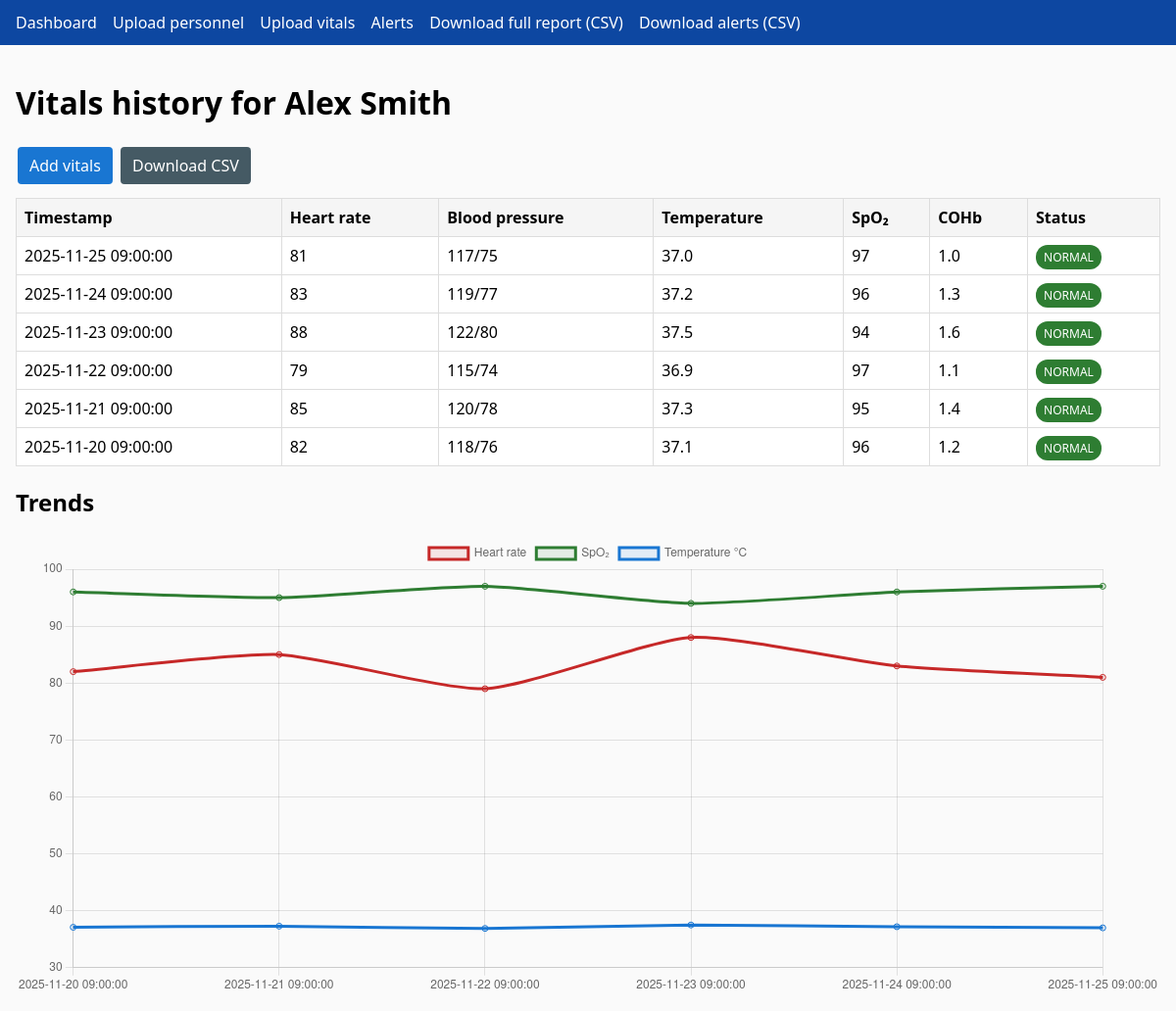
Screenshot of /view_vitals/1 with the database file from the repository.
### app.py (models this page shows)
class Personnel(db.Model):
    id = db.Column(db.Integer, primary_key=True)
    name = db.Column(db.String(120), index=True)
    role = db.Column(db.String(120))
    dob = db.Column(db.Date, nullable=True)
    agency = db.Column(db.String(120))
    vitals = db.relationship("Vitals", backref="personnel", lazy=True)

class Vitals(db.Model):
    id = db.Column(db.Integer, primary_key=True)
    personnel_id = db.Column(db.Integer, db.ForeignKey("personnel.id"))
    timestamp = db.Column(db.DateTime, default=db.func.current_timestamp())
    heart_rate = db.Column(db.Integer, nullable=True)
    blood_pressure = db.Column(db.String(20), nullable=True)
    temperature = db.Column(db.Float, nullable=True)
    spo2 = db.Column(db.Integer, nullable=True)
    carboxyhemoglobin = db.Column(db.Float, nullable=True)

### app.py (the view)
@app.route("/view_vitals/<int:person_id>")
def view_vitals(person_id):
    person = Personnel.query.get_or_404(person_id)
    vitals = Vitals.query.filter_by(personnel_id=person.id).order_by(Vitals.timestamp.desc()).all()
    return render_template("view_vitals.html", person=person, vitals=vitals, evaluate_status=evaluate_status)

### templates/view_vitals.html (shortened to what this page needs)
{% extends "base.html" %}
{% block content %}
<h1>Vitals history for {{ person.name }}</h1>
<a class="btn" href="{{ url_for('add_vitals', person_id=person.id) }}">Add vitals</a>
<a class="btn secondary" href="{{ url_for('download_person_report', person_id=person.id) }}">
  Download CSV
</a>
<table>
  <thead>
    <tr>
      <th>Timestamp</th>
      <th>Heart rate</th>
      <th>Blood pressure</th>
      <th>Temperature</th>
      <th>SpO₂</th>
      <th>COHb</th>
      <th>Status</th>
    </tr>
  </thead>
  <tbody>
    {% for v in vitals %}
      {% set status, messages = evaluate_status(v) %}
      <tr>
        <td>{{ v.timestamp }}</td>
        <td>{{ v.heart_rate or "—" }}</td>
        <td>{{ v.blood_pressure or "—" }}</td>
        <td>{{ v.temperature or "—" }}</td>
        <td>{{ v.spo2 or "—" }}</td>
        <td>{{ v.carboxyhemoglobin or "—" }}</td>
        <td><span class="badge {{ status }}">{{ status|upper }}</span></td>
      </tr>
    {% endfor %}
  </tbody>
</table>
{% if vitals|length > 1 %}
  <h2>Trends</h2>
  <canvas id="trendChart" height="120"></canvas>
{% endif %}
{% endblock %}
{% block scripts %}
{% if vitals|length > 1 %}
<script>
  const labels = [{% for v in vitals|reverse %}"{{ v.timestamp }}",{% endfor %}];
  const hr = [{% for v in vitals|reverse %}{{ v.heart_rate or 'null' }},{% endfor %}];
  const spo2 = [{% for v in vitals|reverse %}{{ v.spo2 or 'null' }},{% endfor %}];
  const temp = [{% for v in vitals|reverse %}{{ v.temperature or 'null' }},{% endfor %}];
  const ctx = document.getElementById('trendChart');
  new Chart(ctx, {
    type: 'line',
    data: {
      labels: labels,
      datasets: [
        { label: 'Heart rate', data: hr, borderColor: '#c62828', backgroundColor: 'rgba(198,40,40,0.1)', tension: 0.2 },
        { label: 'SpO₂', data: spo2, borderColor: '#2e7d32', backgroundColor: 'rgba(46,125,50,0.1)', tension: 0.2 },
        { label: 'Temperature °C', data: temp, borderColor: '#1976d2', backgroundColor: 'rgba(25,118,210,0.1)', tension: 0.2 }
      ]
    },
    options: {
      responsive: true,
      scales: { y: { beginAtZero: false } }
    }
  });
</script>
{% endif %}
{% endblock %}

### templates/base.html (style rules this page uses)
body { font-family: system-ui, -apple-system, Segoe UI, Roboto, Arial, sans-serif; margin: 0; background: #fafafa; }
.btn { display: inline-block; background: #1976d2; color: #fff; padding: 8px 12px; text-decoration: none; border-radius: 4px; margin: 2px; }
.btn.secondary { background: #455a64; }
.badge { padding: 4px 8px; border-radius: 12px; color: #fff; font-size: 12px; }
.badge.normal { background: #2e7d32; }
table { width: 100%; border-collapse: collapse; margin-top: 12px; background: #fff; }
th, td { border: 1px solid #ddd; padding: 8px; text-align: left; }
th { background: #f5f5f5; }

### rows the page displays
Personnel: name "Alex Smith"
Vitals: timestamp "2025-11-25 09:00:00", heart_rate "81", blood_pressure "117/75", temperature "37.0", spo2 "97", carboxyhemoglobin "1.0", status "NORMAL"
Vitals: timestamp "2025-11-24 09:00:00", heart_rate "83", blood_pressure "119/77", temperature "37.2", spo2 "96", carboxyhemoglobin "1.3", status "NORMAL"
Vitals: timestamp "2025-11-23 09:00:00", heart_rate "88", blood_pressure "122/80", temperature "37.5", spo2 "94", carboxyhemoglobin "1.6", status "NORMAL"
Vitals: timestamp "2025-11-22 09:00:00", heart_rate "79", blood_pressure "115/74", temperature "36.9", spo2 "97", carboxyhemoglobin "1.1", status "NORMAL"
Vitals: timestamp "2025-11-21 09:00:00", heart_rate "85", blood_pressure "120/78", temperature "37.3", spo2 "95", carboxyhemoglobin "1.4", status "NORMAL"
Vitals: timestamp "2025-11-20 09:00:00", heart_rate "82", blood_pressure "118/76", temperature "37.1", spo2 "96", carboxyhemoglobin "1.2", status "NORMAL"

### other values shown
chart data {{ v.heart_rate or 'null' }} 82, 85, 79, 88, 83, 81
chart data {{ v.spo2 or 'null' }} 96, 95, 97, 94, 96, 97
chart data {{ v.temperature or 'null' }} 37.1, 37.3, 36.9, 37.5, 37.2, 37.0
